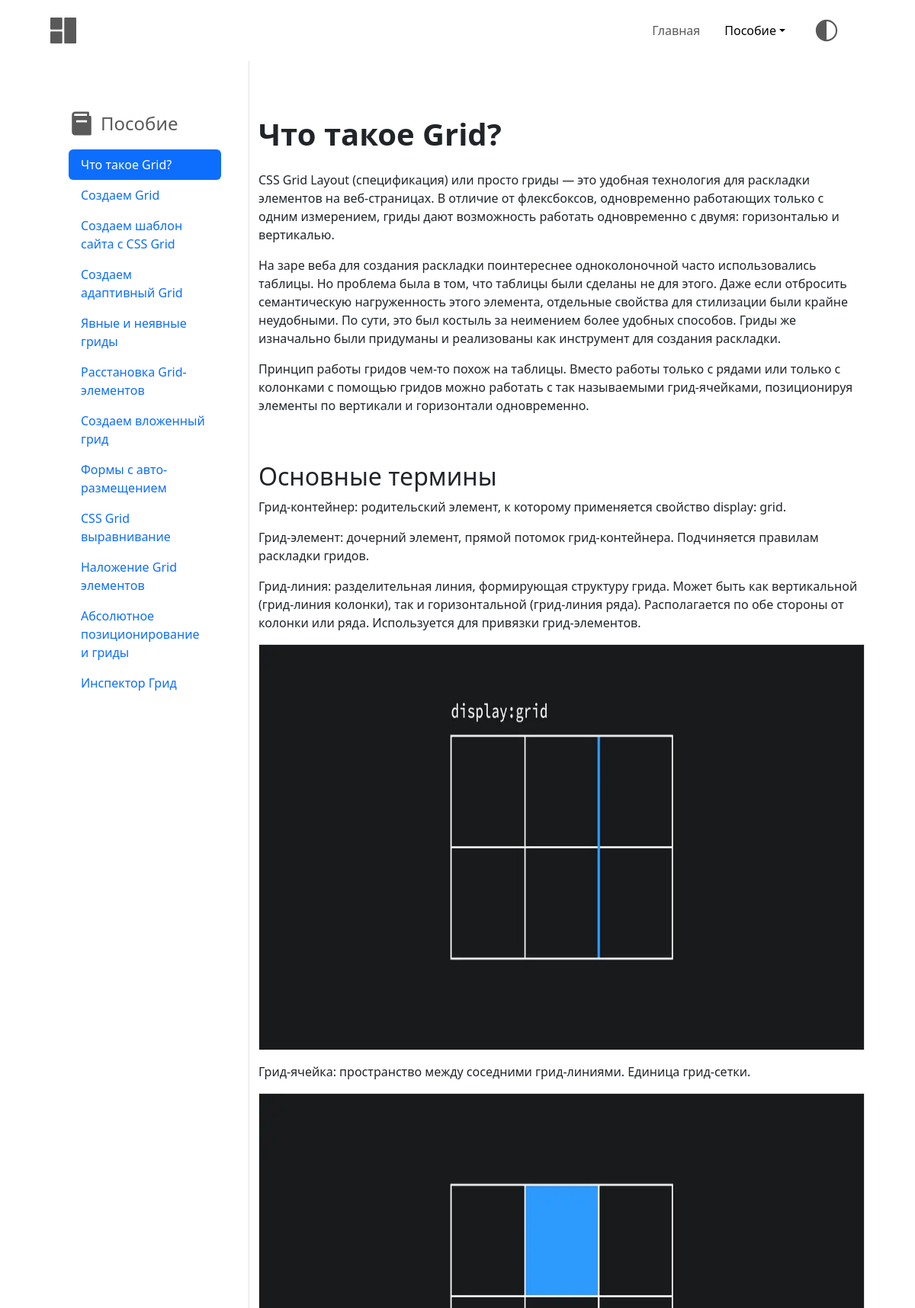
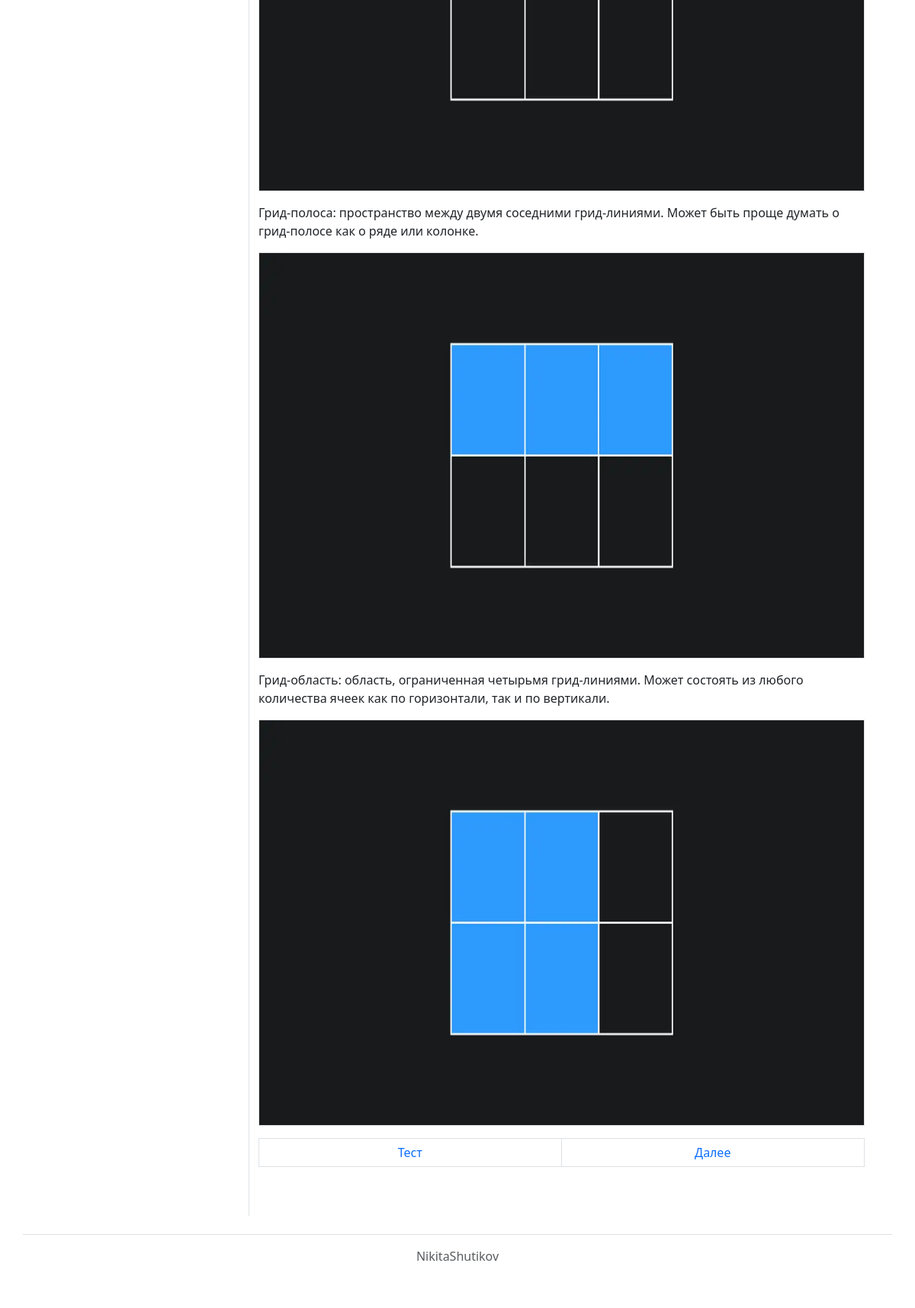
The page /chapters/что_такое_grid on the database its author committed (2 pictures, top to bottom).
### grid_basics_app/models.py (models this page shows, shortened)
class Chapter(models.Model):
    url_name = models.CharField(max_length=64, verbose_name='url имя', blank=True, default='', unique=True)
    name = models.CharField(max_length=64, verbose_name="название главы", unique=True)
    content = RichTextUploadingField(verbose_name="содержимое")
    index = models.IntegerField(verbose_name='индекс')
    class Meta:
        verbose_name = "глава"
        verbose_name_plural = "главы"

### grid_basics_app/views.py (the view)
# urls.py: path("chapters/<chapter_url_name>", ChapterView.as_view(), name="chapter"),
class ChapterView(View):
    def get(self, request, chapter_url_name):
        context = {}
        context['chapters'] = Chapter.objects.all().order_by('index')
        context['chapter'] = Chapter.objects.filter(url_name=chapter_url_name)[0]
        context['prev_chap'] = Chapter.objects.filter(index__lt=context['chapter'].index).order_by('-index').first()
        context['next_chap'] = Chapter.objects.filter(index__gt=context['chapter'].index).order_by('index').first()
        context['test'] = context['chapter'].test_set.all().first()
        return render(request, 'chapter.html', context)

### grid_basics_app/templates/chapter.html (shortened to what this page needs)
{% extends "base.html" %}
{% block head %}
{% load static %}
<link rel="stylesheet" href="{% static "css/chapter.css" %}">
{% endblock head %}
{% block main_container %}
<main class="container-fluid row">
	<div class="sidebar col-3 border-end d-none d-lg-block" >
		<nav class="sidebar sticky-top py-5 px-3 mx-2" id="sidebar" >
			<ul class="nav nav-pills flex-column nav-justified">
				<div class="sidebar__header">
					<span class="fs-4 fw-medium ">Пособие</span>
				</div>
				{% for chap in chapters %}
				<li>
					<a class="nav-link {% if request.resolver_match.kwargs.chapter_url_name  == chap.url_name %}active{% endif %}" href="/chapters/{{chap.url_name}}">{{chap.name}}</a>
				</li>
				{% endfor %}
			</ul>
		</nav>
	</div>
	<div class="col-lg-9 py-5">
		<h1 class="my-4 fw-bold">{{chapter.name}}</h1>
		{{chapter.content|safe}}
		<nav class="flex-wrap w-100 d-flex align-items justify-content-center">
			<ul class="pagination">
				{% if test %}
					<li class="page-item text-center"><button type="button" class="page-link px-5 rounded-0" data-bs-toggle="modal" data-bs-target="#testWindow" onclick="self.test.create()">
						Тест
					</button></li>
				{% endif %}
				{% if next_chap %}<li class="page-item text-center"><a class="page-link px-5 rounded-0" href="/chapters/{{next_chap.url_name}}">Далее</a></li>{% endif %}
			</ul>
		</nav>
	</div>
</main>
{% endblock main_container %}

### grid_basics_app/templates/base.html (shortened to what this page needs)
<!DOCTYPE html>
<html data-bs-theme="light">
<head>
    {% load static %}
    <link rel="stylesheet" href="{% static "css/base.css" %}">
    {% block head %}{% endblock head %}
</head>
<body>
  {% block body %}
  <div class="header">
      <nav class="navbar">
        <div class="navbar__container">
          <a class="navbar__brand" href="/">
            <img src="{% static "media/logo.svg" %}" alt="logo" width="34" height="34">
          </a>
          <div class="offcanvas" tabindex="-1" id="offcanvas" aria-labelledby="offcanvasLabel">
            <div class="offcanvas__body">
              <ul class="nav">
                {% with request.resolver_match.url_name as url_name %}
                  <li class="nav__item">
                    <a class="nav__link {% if url_name == 'index' %}active{% endif %}" href="/">Главная</a>
                  </li>
                  <li class="nav__item dropdown">
                    <a class="nav-link dropdown-toggle {% if url_name == 'chapter' %}active{% endif %}" href="#" role="button" data-bs-toggle="dropdown" aria-expanded="false">Пособие</a>
                  </li>
                  <li class="nav__item text-center">
                      <button type="button" class= "theme-toggle" id="theme-toggle">
                          <img src="{% static "media/theme.svg" %}" alt="logo" width="34" height="34">
                      </button>
                  </li>
                {% endwith %}
              </ul>
            </div>
          </div>
        </div>
      </nav>
  </div>
  <div class="main">
      {% block main_container %}
      {% endblock main_container %}
  </div>
  <div class="footer">
    <p>NikitaShutikov</p>
  </div>
{% endblock body %}
</body>
</html>

### rows shown on the page
Chapter: name "Что такое Grid?", content "CSS Grid Layout (спецификация) или просто гриды — это удобная технология для раскладки элементов на веб-страницах. В отличие от флексбоксов, одновременно работающих только с одним измерением, гриды дают возможность работать одновременно с двумя: горизонталью и вертикалью. На заре веба для создания раскладки поинтереснее одноколоночной часто использовались таблицы. Но проблема была в том, что таблицы были сделаны не для этого. Даже если отбросить семантическую нагруженность этого элемента, отдельные свойства для стилизации были крайне неудобными. По сути, это был костыль за неимением более удобных способов. Гриды же изначально были придуманы и реализованы как инструмент для создания…", content (picture)
Chapter: name "Создаем Grid"
Chapter: name "Создаем шаблон сайта с CSS Grid"
Chapter: name "Создаем адаптивный Grid"
Chapter: name "Явные и неявные гриды"
Chapter: name "Расстановка Grid-элементов"
Chapter: name "Создаем вложенный грид"
Chapter: name "Формы с авто-размещением"
Chapter: name "CSS Grid выравнивание"
Chapter: name "Наложение Grid элементов"
Chapter: name "Абсолютное позиционирование и гриды"
Chapter: name "Инспектор Грид"
